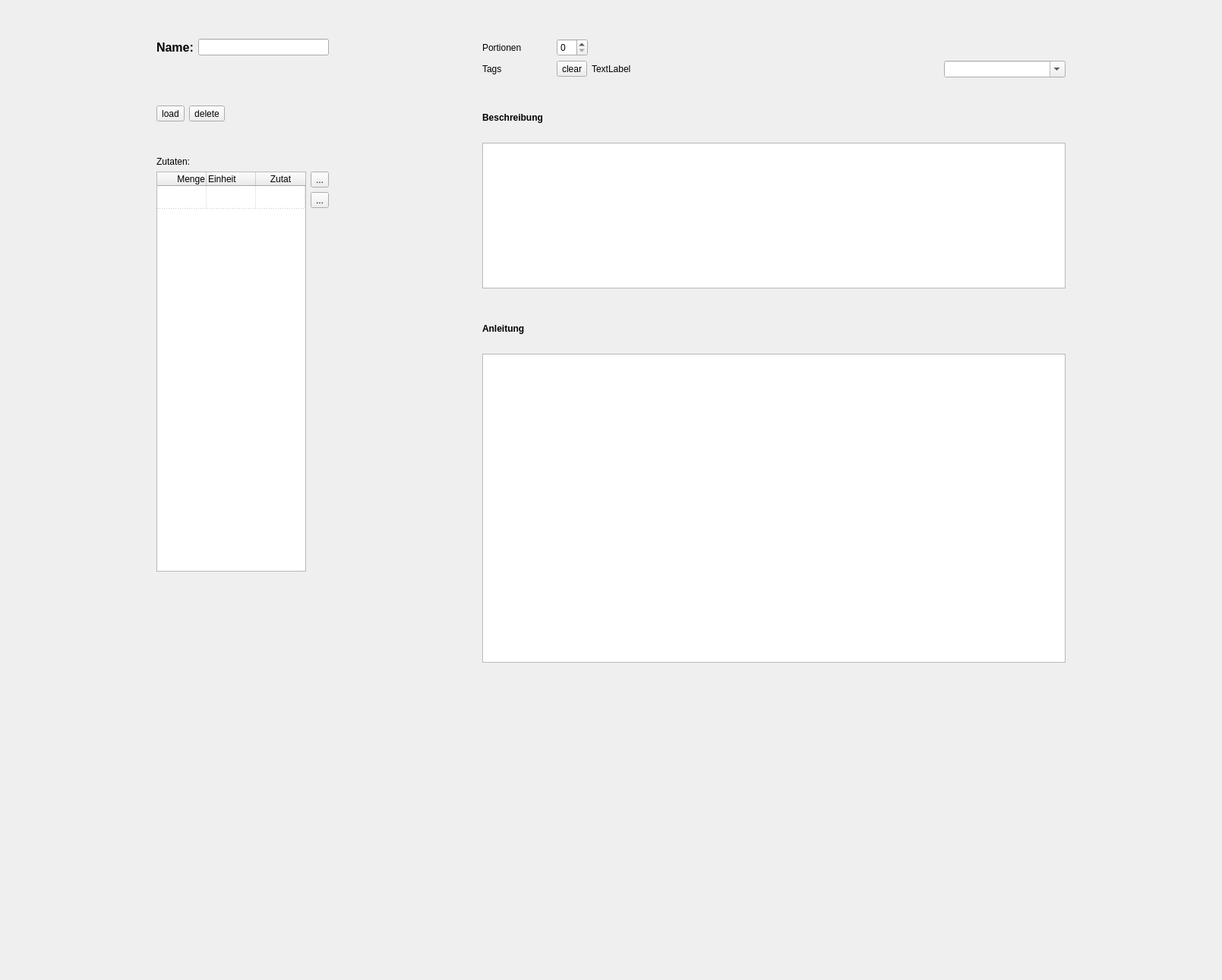
          <widget class="QWidget" name="scrollAreaWidgetContents_3">
           <property name="geometry">
            <rect>
             <x>0</x>
             <y>0</y>
             <width>1609</width>
             <height>1291</height>
            </rect>
           </property>
           <layout class="QHBoxLayout" name="horizontalLayout_3">
            <item>
             <spacer name="horizontalSpacer_2">
              <property name="orientation">
               <enum>Qt::Horizontal</enum>
              </property>
              <property name="sizeHint" stdset="0">
               <size>
                <width>40</width>
                <height>20</height>
               </size>
              </property>
             </spacer>
            </item>
            <item>
             <layout class="QVBoxLayout" name="verticalLayout_13">
              <item>
               <spacer name="verticalSpacer_5">
                <property name="orientation">
                 <enum>Qt::Vertical</enum>
                </property>
                <property name="sizeType">
                 <enum>QSizePolicy::Fixed</enum>
                </property>
                <property name="sizeHint" stdset="0">
                 <size>
                  <width>20</width>
                  <height>40</height>
                 </size>
                </property>
               </spacer>
              </item>
              <item>
               <layout class="QHBoxLayout" name="horizontalLayout_6">
                <item>
                 <widget class="QLabel" name="label_3">
                  <property name="font">
                   <font>
                    <pointsize>12</pointsize>
                    <weight>75</weight>
                    <bold>true</bold>
                   </font>
                  </property>
                  <property name="text">
                   <string>Name:</string>
                  </property>
                 </widget>
                </item>
                <item>
                 <widget class="QLineEdit" name="leName"/>
                </item>
               </layout>
              </item>
              <item>
               <spacer name="verticalSpacer_12">
                <property name="orientation">
                 <enum>Qt::Vertical</enum>
                </property>
                <property name="sizeType">
                 <enum>QSizePolicy::Fixed</enum>
                </property>
                <property name="sizeHint" stdset="0">
                 <size>
                  <width>20</width>
                  <height>40</height>
                 </size>
                </property>
               </spacer>
              </item>
              <item>
               <widget class="QLabel" name="lblRecipeImageEdit">
                <property name="maximumSize">
                 <size>
                  <width>512</width>
                  <height>512</height>
                 </size>
                </property>
                <property name="text">
                 <string/>
                </property>
                <property name="pixmap">
                 <pixmap>meal_icon.svg</pixmap>
                </property>
                <property name="scaledContents">
                 <bool>true</bool>
                </property>
               </widget>
              </item>
              <item>
               <layout class="QHBoxLayout" name="horizontalLayout_7">
                <item>
                 <widget class="QToolButton" name="btnLoadImage">
                  <property name="text">
                   <string>load</string>
                  </property>
                 </widget>
                </item>
                <item>
                 <widget class="QToolButton" name="btnDeleteImage">
                  <property name="text">
                   <string>delete</string>
                  </property>
                 </widget>
                </item>
                <item>
                 <spacer name="horizontalSpacer_5">
                  <property name="orientation">
                   <enum>Qt::Horizontal</enum>
                  </property>
                  <property name="sizeHint" stdset="0">
                   <size>
                    <width>40</width>
                    <height>20</height>
                   </size>
                  </property>
                 </spacer>
                </item>
               </layout>
              </item>
              <item>
               <spacer name="verticalSpacer_14">
                <property name="orientation">
                 <enum>Qt::Vertical</enum>
                </property>
                <property name="sizeType">
                 <enum>QSizePolicy::Fixed</enum>
                </property>
                <property name="sizeHint" stdset="0">
                 <size>
                  <width>20</width>
                  <height>40</height>
                 </size>
                </property>
               </spacer>
              </item>
              <item>
               <widget class="QLabel" name="label_4">
                <property name="text">
                 <string>Zutaten:</string>
                </property>
               </widget>
              </item>
              <item>
               <layout class="QHBoxLayout" name="horizontalLayout_15">
                <item>
                 <widget class="QTableWidget" name="twIngredients">
                  <property name="sizePolicy">
                   <sizepolicy hsizetype="Expanding" vsizetype="Minimum">
                    <horstretch>0</horstretch>
                    <verstretch>0</verstretch>
                   </sizepolicy>
                  </property>
                  <property name="minimumSize">
                   <size>
                    <width>0</width>
                    <height>0</height>
                   </size>
                  </property>
                  <property name="verticalScrollBarPolicy">
                   <enum>Qt::ScrollBarAlwaysOff</enum>
                  </property>
                  <property name="horizontalScrollBarPolicy">
                   <enum>Qt::ScrollBarAlwaysOff</enum>
                  </property>
                  <property name="sizeAdjustPolicy">
                   <enum>QAbstractScrollArea::AdjustToContents</enum>
                  </property>
                  <property name="autoScroll">
                   <bool>false</bool>
                  </property>
                  <property name="dragEnabled">
                   <bool>true</bool>
                  </property>
                  <property name="verticalScrollMode">
                   <enum>QAbstractItemView::ScrollPerItem</enum>
                  </property>
                  <property name="showGrid">
                   <bool>true</bool>
                  </property>
                  <property name="gridStyle">
                   <enum>Qt::DotLine</enum>
                  </property>
                  <property name="rowCount">
                   <number>1</number>
                  </property>
                  <attribute name="horizontalHeaderCascadingSectionResizes">
                   <bool>false</bool>
                  </attribute>
                  <attribute name="horizontalHeaderMinimumSectionSize">
                   <number>32</number>
                  </attribute>
                  <attribute name="horizontalHeaderDefaultSectionSize">
                   <number>65</number>
                  </attribute>
                  <attribute name="horizontalHeaderShowSortIndicator" stdset="0">
                   <bool>false</bool>
                  </attribute>
                  <attribute name="horizontalHeaderStretchLastSection">
                   <bool>true</bool>
                  </attribute>
                  <attribute name="verticalHeaderVisible">
                   <bool>false</bool>
                  </attribute>
                  <attribute name="verticalHeaderCascadingSectionResizes">
                   <bool>false</bool>
                  </attribute>
                  <attribute name="verticalHeaderShowSortIndicator" stdset="0">
                   <bool>false</bool>
                  </attribute>
                  <attribute name="verticalHeaderStretchLastSection">
                   <bool>false</bool>
                  </attribute>
                  <row>
                   <property name="text">
                    <string/>
                   </property>
                  </row>
                  <column>
                   <property name="text">
                    <string>Menge</string>
                   </property>
                   <property name="textAlignment">
                    <set>AlignTrailing|AlignVCenter</set>
                   </property>
                  </column>
                  <column>
                   <property name="text">
                    <string>Einheit</string>
                   </property>
                   <property name="textAlignment">
                    <set>AlignLeading|AlignVCenter</set>
                   </property>
                  </column>
                  <column>
                   <property name="text">
                    <string>Zutat</string>
                   </property>
                  </column>
                 </widget>
                </item>
                <item>
                 <layout class="QVBoxLayout" name="verticalLayout_15" stretch="0,0,0">
                  <item>
                   <widget class="QToolButton" name="btnAddIngredient">
                    <property name="text">
                     <string>...</string>
                    </property>
                    <property name="icon">
                     <iconset>
                      <normaloff>Science-Plus2-Math-icon.png</normaloff>Science-Plus2-Math-icon.png</iconset>
                    </property>
                   </widget>
                  </item>
                  <item>
                   <widget class="QToolButton" name="btnDeleteIngredient">
                    <property name="text">
                     <string>...</string>
                    </property>
                    <property name="icon">
                     <iconset>
                      <normaloff>Science-Minus2-Math-icon.png</normaloff>Science-Minus2-Math-icon.png</iconset>
                    </property>
                   </widget>
                  </item>
                  <item>
                   <spacer name="verticalSpacer_20">
                    <property name="orientation">
                     <enum>Qt::Vertical</enum>
                    </property>
                    <property name="sizeType">
                     <enum>QSizePolicy::Expanding</enum>
                    </property>
                    <property name="sizeHint" stdset="0">
                     <size>
                      <width>20</width>
                      <height>40</height>
                     </size>
                    </property>
                   </spacer>
                  </item>
                 </layout>
                </item>
               </layout>
              </item>
              <item>
               <spacer name="verticalSpacer_13">
                <property name="orientation">
                 <enum>Qt::Vertical</enum>
                </property>
                <property name="sizeHint" stdset="0">
                 <size>
                  <width>20</width>
                  <height>40</height>
                 </size>
                </property>
               </spacer>
              </item>
             </layout>
            </item>
            <item>
             <spacer name="horizontalSpacer_3">
              <property name="orientation">
               <enum>Qt::Horizontal</enum>
              </property>
              <property name="sizeHint" stdset="0">
               <size>
                <width>40</width>
                <height>20</height>
               </size>
              </property>
             </spacer>
            </item>
            <item>
             <layout class="QVBoxLayout" name="verticalLayout_14">
              <item>
               <spacer name="verticalSpacer_15">
                <property name="orientation">
                 <enum>Qt::Vertical</enum>
                </property>
                <property name="sizeType">
                 <enum>QSizePolicy::Fixed</enum>
                </property>
                <property name="sizeHint" stdset="0">
                 <size>
                  <width>20</width>
                  <height>40</height>
                 </size>
                </property>
               </spacer>
              </item>
              <item>
               <layout class="QGridLayout" name="gridLayout_3">
                <item row="0" column="2">
                 <layout class="QHBoxLayout" name="horizontalLayout_14">
                  <item>
                   <widget class="QSpinBox" name="sbServingsEdit"/>
                  </item>
                  <item>
                   <spacer name="horizontalSpacer_20">
                    <property name="orientation">
                     <enum>Qt::Horizontal</enum>
                    </property>
                    <property name="sizeHint" stdset="0">
                     <size>
                      <width>40</width>
                      <height>20</height>
                     </size>
                    </property>
                   </spacer>
                  </item>
                 </layout>
                </item>
                <item row="0" column="1">
                 <spacer name="horizontalSpacer_6">
                  <property name="orientation">
                   <enum>Qt::Horizontal</enum>
                  </property>
                  <property name="sizeType">
                   <enum>QSizePolicy::Fixed</enum>
                  </property>
                  <property name="sizeHint" stdset="0">
                   <size>
                    <width>40</width>
                    <height>20</height>
                   </size>
                  </property>
                 </spacer>
                </item>
                <item row="1" column="0">
                 <widget class="QLabel" name="label_10">
                  <property name="text">
                   <string>Tags</string>
                  </property>
                 </widget>
                </item>
                <item row="1" column="1">
                 <spacer name="horizontalSpacer_7">
                  <property name="orientation">
                   <enum>Qt::Horizontal</enum>
                  </property>
                  <property name="sizeType">
                   <enum>QSizePolicy::Fixed</enum>
                  </property>
                  <property name="sizeHint" stdset="0">
                   <size>
                    <width>40</width>
                    <height>20</height>
                   </size>
                  </property>
                 </spacer>
                </item>
                <item row="1" column="2">
                 <layout class="QHBoxLayout" name="horizontalLayout_8">
                  <item>
                   <widget class="QToolButton" name="btnClearTags">
                    <property name="text">
                     <string>clear</string>
                    </property>
                   </widget>
                  </item>
                  <item>
                   <widget class="QLabel" name="lblTagsEdit">
                    <property name="text">
                     <string>TextLabel</string>
                    </property>
                   </widget>
                  </item>
                  <item>
                   <spacer name="horizontalSpacer_18">
                    <property name="orientation">
                     <enum>Qt::Horizontal</enum>
                    </property>
                    <property name="sizeHint" stdset="0">
                     <size>
                      <width>40</width>
                      <height>20</height>
                     </size>
                    </property>
                   </spacer>
                  </item>
                  <item>
                   <widget class="QComboBox" name="cbTags">
                    <property name="sizePolicy">
                     <sizepolicy hsizetype="Preferred" vsizetype="Fixed">
                      <horstretch>0</horstretch>
                      <verstretch>0</verstretch>
                     </sizepolicy>
                    </property>
                    <property name="minimumSize">
                     <size>
                      <width>160</width>
                      <height>0</height>
                     </size>
                    </property>
                    <property name="editable">
                     <bool>true</bool>
                    </property>
                    <property name="sizeAdjustPolicy">
                     <enum>QComboBox::AdjustToMinimumContentsLength</enum>
                    </property>
                    <property name="placeholderText">
                     <string>Kategorie</string>
                    </property>
                   </widget>
                  </item>
                 </layout>
                </item>
                <item row="0" column="0">
                 <widget class="QLabel" name="label_8">
                  <property name="text">
                   <string>Portionen</string>
                  </property>
                 </widget>
                </item>
               </layout>
              </item>
              <item>
               <spacer name="verticalSpacer_18">
                <property name="orientation">
                 <enum>Qt::Vertical</enum>
                </property>
                <property name="sizeType">
                 <enum>QSizePolicy::Fixed</enum>
                </property>
                <property name="sizeHint" stdset="0">
                 <size>
                  <width>20</width>
                  <height>40</height>
                 </size>
                </property>
               </spacer>
              </item>
              <item>
               <widget class="QLabel" name="label_16">
                <property name="font">
                 <font>
                  <weight>75</weight>
                  <bold>true</bold>
                 </font>
                </property>
                <property name="text">
                 <string>Beschreibung</string>
                </property>
               </widget>
              </item>
              <item>
               <spacer name="verticalSpacer_21">
                <property name="orientation">
                 <enum>Qt::Vertical</enum>
                </property>
                <property name="sizeType">
                 <enum>QSizePolicy::Fixed</enum>
                </property>
                <property name="sizeHint" stdset="0">
                 <size>
                  <width>20</width>
                  <height>20</height>
                 </size>
                </property>
               </spacer>
              </item>
              <item>
               <widget class="QTextEdit" name="teDescription">
                <property name="sizePolicy">
                 <sizepolicy hsizetype="Expanding" vsizetype="Minimum">
                  <horstretch>0</horstretch>
                  <verstretch>0</verstretch>
                 </sizepolicy>
                </property>
               </widget>
              </item>
              <item>
               <spacer name="verticalSpacer_22">
                <property name="orientation">
                 <enum>Qt::Vertical</enum>
                </property>
                <property name="sizeType">
                 <enum>QSizePolicy::Fixed</enum>
                </property>
                <property name="sizeHint" stdset="0">
                 <size>
                  <width>20</width>
                  <height>40</height>
                 </size>
                </property>
               </spacer>
              </item>
              <item>
               <widget class="QLabel" name="label_6">
                <property name="minimumSize">
                 <size>
                  <width>768</width>
                  <height>0</height>
                 </size>
                </property>
                <property name="font">
                 <font>
                  <weight>75</weight>
                  <bold>true</bold>
                 </font>
                </property>
                <property name="text">
                 <string>Anleitung</string>
                </property>
               </widget>
              </item>
              <item>
               <spacer name="verticalSpacer_17">
                <property name="orientation">
                 <enum>Qt::Vertical</enum>
                </property>
                <property name="sizeType">
                 <enum>QSizePolicy::Fixed</enum>
                </property>
                <property name="sizeHint" stdset="0">
                 <size>
                  <width>20</width>
                  <height>20</height>
                 </size>
                </property>
               </spacer>
              </item>
              <item>
               <widget class="QTextEdit" name="teInstructions"/>
              </item>
              <item>
               <spacer name="verticalSpacer_16">
                <property name="orientation">
                 <enum>Qt::Vertical</enum>
                </property>
                <property name="sizeHint" stdset="0">
                 <size>
                  <width>20</width>
                  <height>40</height>
                 </size>
                </property>
               </spacer>
              </item>
             </layout>
            </item>
            <item>
             <spacer name="horizontalSpacer_4">
              <property name="orientation">
               <enum>Qt::Horizontal</enum>
              </property>
              <property name="sizeHint" stdset="0">
               <size>
                <width>40</width>
                <height>20</height>
               </size>
              </property>
             </spacer>
            </item>
           </layout>
          </widget>
